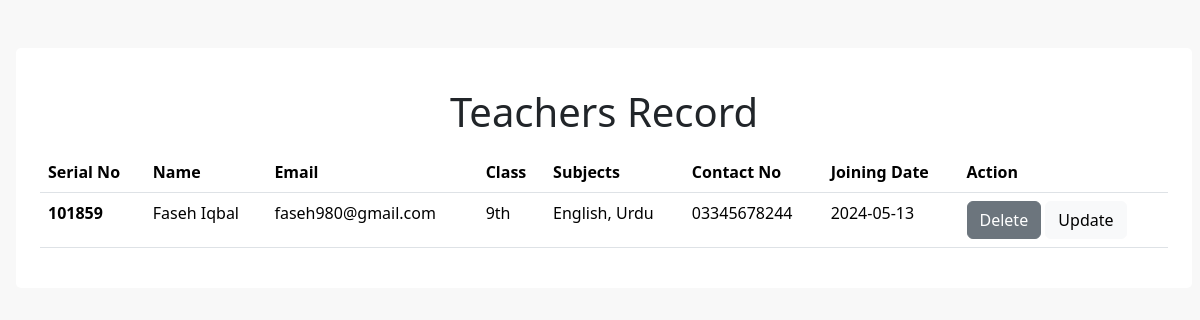
The page /view_tea on the database its author committed.
### server.py (models this page shows, shortened)
class Tea(db.Model):
    sno = db.Column(db.Integer, primary_key = True)
    name = db.Column(db.String(200), nullable = False)
    email = db.Column(db.String(200), nullable = False)
    classNo = db.Column(db.Integer, nullable = False)
    subjects = db.Column(db.String(500), nullable = False)
    phone = db.Column(db.String(200), nullable = False)
    date_admission = db.Column(db.String(100), nullable = False)

### server.py (the view)
@app.route("/view_tea")
def view_tea():
    allTea = Tea.query.all()
    allTea = sorted(allTea, key=lambda x: x.sno)
    return render_template('TeachersManagement/view_tea.html', allTea = allTea)

### templates/TeachersManagement/view_tea.html (shortened to what this page needs)
<!DOCTYPE html>
<html lang="en">
<head>
    <link href="https://cdn.jsdelivr.net/npm/bootstrap@5.3.3/dist/css/bootstrap.min.css" rel="stylesheet">
</head>
<body style="background-color: rgb(248, 248, 248);">
    <div class="my-5 mx-3" style="width: 98%; background-color: white; padding: 2%; border-radius: 5px; align-self: center;">
        <h1 class="my-3" style="text-align: center;">Teachers Record</h1>
        <table class="table">
            <thead>
              <tr>
                <th scope="col">Serial No</th>
                <th scope="col">Name</th>
                <th scope="col">Email</th>
                <th scope="col">Class</th>
                <th scope="col">Subjects</th>
                <th scope="col">Contact No</th>
                <th scope="col">Joining Date</th>
                <th scope="col">Action</th>
              </tr>
            </thead>
            <tbody>
              {% for Tea in allTea %}
                <tr>
                  <th scope="row">{{Tea.sno}}</th>
                  <td>{{Tea.name}}</td>
                  <td>{{Tea.email}}</td>
                  <td>{{Tea.classNo}}th</td>
                  <td>{{Tea.subjects}}</td>
                  <td>{{Tea.phone}}</td>
                  <td>{{Tea.date_admission}}</td>
                  <td><a href="/del_tea/{{Tea.sno}}" type="button" class="btn btn-secondary" value>Delete</a>
                  <a href="/upd_tea/{{Tea.sno}}" type="button" class="btn btn-light">Update</a></td>
                </tr>
              {% endfor %}
            </tbody>
          </table>
    </div>
</body>
</html>

### rows shown on the page
Tea: sno "101859", name "Faseh Iqbal", email "faseh980@gmail.com", classNo "9", subjects "English, Urdu", phone "03345678244", date_admission "2024-05-13"
